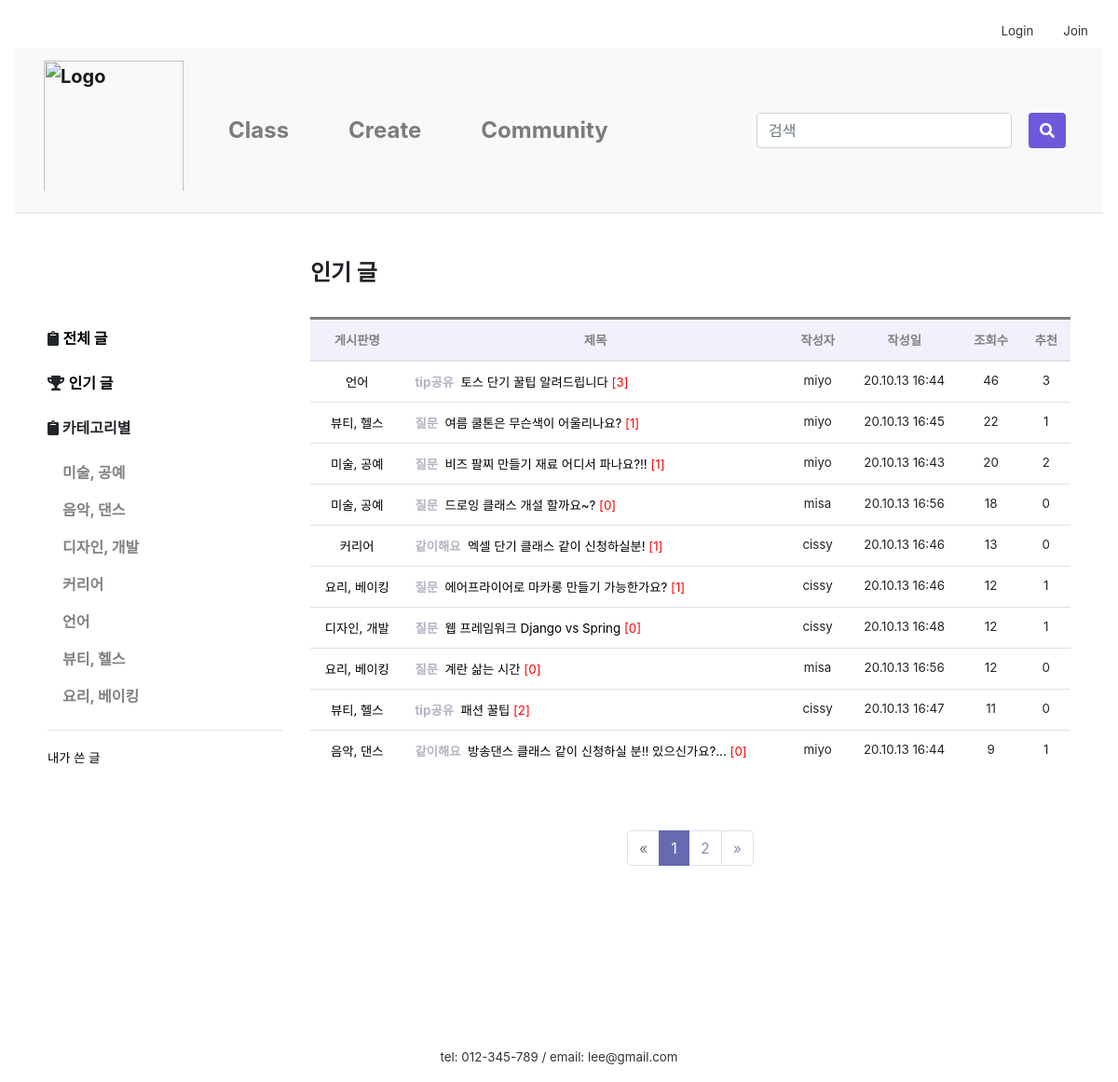
Page /community/best/ on the committed database.
### firstApp/models.py (models this page shows, shortened)
class Category(models.Model):
    name = models.CharField(max_length=20)
    def __str__(self):
        return self.name

class Post(models.Model):
    author = models.ForeignKey(settings.AUTH_USER_MODEL, on_delete=models.CASCADE, default=1)
    category = models.ForeignKey('firstApp.Category', on_delete=models.CASCADE, default=2)
    bullet = models.ForeignKey('firstApp.Bullet', on_delete=models.CASCADE, default=1)
    title = models.CharField(max_length=60)
    text = RichTextUploadingField()
    created_date = models.DateTimeField(default=timezone.now)
    published_date = models.DateTimeField(
            blank=True, null=True)
    views = models.PositiveIntegerField(default=0)
    recommendations = models.PositiveIntegerField(default=0)
    recommend_user = models.ManyToManyField(settings.AUTH_USER_MODEL, related_name='recommend_post')
    no_recommendations = models.PositiveIntegerField(default=0)
    no_recommend_user = models.ManyToManyField(settings.AUTH_USER_MODEL, related_name='no_recommend_post')
    class Meta:
        ordering = ['-id']

class Bullet(models.Model):
    name = models.CharField(max_length=20)
    def __str__(self):
        return self.name

### firstApp/views.py (the view)
# urls.py: path('community/best/', views.bestPost, name='bestPost'),
def bestPost(request):
    cate_list = Category.objects.all()
    post_list = Post.objects.order_by('-views', '-recommendations')
    page = request.GET.get('page', 1)
    paginator = Paginator(post_list, 10)
    try:
        posts = paginator.page(page)
    except PageNotAnInteger:
        posts = paginator.page(1)
    except EmptyPage:
        posts = paginator.page(paginator.num_pages)
    return render(request, 'firstApp/community.html', {
       'posts': posts, 'cate_list': cate_list, 'cateName': "인기 글", 'cateId': "0", 'page': page})

### firstApp/templates/firstApp/community.html (shortened to what this page needs)
{% extends 'firstApp/base.html'%}
{% load static %}
{% block content %}
<link href="{% static 'css/paginate.css' %}" rel="stylesheet">
<link href="{% static 'css/community.css' %}" rel="stylesheet">
<div id="main">
    <div class="container">
        <div class="row">
            <div class="col-sm-3">
                <br><br><br>
                <div class="web_sidebar">
                    <ul>
                        <li><i class="fas fa-clipboard"></i>
                            <a class="a_underline font-weight-bolder" href="{% url 'community' %}">전체 글</a>
                        </li>
                        <br>
                        <li><i class="fas fa-trophy"></i>
                            <a class="a_underline font-weight-bolder" href="{% url 'bestPost' %}">인기 글</a>
                        </li>
                        <br>
                        <p class="font-weight-bolder"><i class="fas fa-clipboard"></i> 카테고리별</p>
                        <ul class="nav flex-column">
                            {% for category in cate_list %}
                            <li>
                                <a class="nav-link community-nav-link font-weight-bold"
                                   href="/community/?cateId={{category.pk}}">
                                    {{category.name}}
                                </a>
                            </li>
                            {% endfor %}
                        </ul>
                        <hr>
                        <li><a class="a_underline lighter" href="{% url 'myPost' %}">내가 쓴 글</a></li>
                    </ul>
                </div>
            </div>
            <div class="col-sm-9 post_list" style="margin:0;">
                <h4 style="font-weight:bold;">{{cateName}}</h4>
                <br>
                <div class="blog-post-area">
                    <table class="table" style="border-top-style:solid;">
                        <thead>
                        <tr class="lighter text-center">
                            <th class="col1">게시판명</th>
                            <th class="col2">제목</th>
                            <th class="col3">작성자</th>
                            <th class="col4">작성일</th>
                            <th class="col5">조회수</th>
                            <th class="col6">추천</th>
                        </tr>
                        </thead>
                        {% for post in posts %}
                        <tr>
                            <td class="lighter text-center col1">
                                <a class="a_underline"
                                   href="{% url 'community'%}?cateId={{post.category.pk}}">
                                    {{ post.category }}
                                </a>
                            </td>
                            <td class="lighter col2">
                                <span style="color:#B3B2C3; font-weight:bold;">{{ post.bullet }}</span>&nbsp;
                                <a class="a_underline"
                                   href="{% url 'post_detail' post.pk %}?cateId={{cateId}}&page={{page}}">
                                    {{ post.title|truncatechars:30}}
                                </a>
                                <span class="lighter" style="color:red;">[{{ post.comments.count }}]</span>
                            </td>
                            <td class="lighter text-center col3">{{post.author}}</td>
                            <td class="lighter text-center col4">{{post.created_date|date:'y.m.d H:i'}}</td>
                            <td class="lighter text-center col5">{{post.views}}</td>
                            <td class="lighter text-center col6">{{post.recommendations}}</td>
                        </tr>
                        {% empty %}
                        <tr>
                            <td colspan="6"><p class="text-center" style="padding:20%">해당 게시물은 존재하지
                                않습니다.</p>
                            </td>
                        </tr>
                        {% endfor %}
                    </table>
                </div>
                {% if cateId != "0"%}
                <div class="community_search_bar">
                    <form action=""
                          class="form-inline d-flex justify-content-center md-form form-sm active-cyan-2 mt-2"
                          method="get">
                        <input name="cateId" type="hidden" value="{{cateId}}">
                        <div class="search_criteria text-center">
                            <select class="form-control form-control-sm mr-3 w-15 select_b" name="b">
                                <option value="">전체</option>
                                {% for bullet in bullets %}
                                <option value="{{bullet.pk}}">{{ bullet.name }}</option>
                                {% endfor %}
                            </select>
                            <select class="form-control form-control-sm mr-3 w-15 select_c" name="c">
                                <option value="1">제목+내용</option>
                                <option value="2">작성자</option>
                            </select>
                        </div>
                        <input aria-label="Search" class="form-control form-control-sm mr-3 w-50 search_k"
                               name="k"
                               placeholder="검색어를 입력해주세요." type="text" value="{{ k }}">
                        <span class="community_search_icon">
							<input type="submit" value="검색">
						</span>
                    </form>
                </div>
                {% else %}
                <br><br>
                {% endif %}
                {% if posts.has_other_pages %}
                <nav aria-label="Page navigation example">
                    <ul class="pagination justify-content-center">
                        {% if posts.has_previous %}
                        <li class="page-item">
                            <a aria-label="Previous"
                               class="page-link"
                               href="?cateId={{cateId}}&c={{c}}&k={{k}}&page={{ posts.previous_page_number }}">
                                <span aria-hidden="true">&laquo;</span>
                                <span class="sr-only">Previous</span>
                            </a>
                        </li>
                        {% else %}
                        <li class="page-item disabled"><a class="page-link">
                            <span>&laquo;</span></a></li>
                        {% endif %}
                        {% for i in posts.paginator.page_range %}
                        {% if posts.number == i %}
                        <li class="page-item active">
                            <a class="page-link" href="#">{{ i }}</a>
                        </li>
                        {% else %}
                        <li class="page-item"><a class="page-link"
                                                 href="?cateId={{cateId}}&c={{c}}&k={{k}}&page={{ i }}">{{ i }}</a></li>
                        {% endif %}
                        {% endfor %}
                        {% if posts.has_next %}
                        <li class="page-item">
                            <a aria-label="Next"
                               class="page-link"
                               href="?cateId={{cateId}}&c={{c}}&k={{k}}&page={{ posts.next_page_number }}">
                                <span aria-hidden="true">&raquo;</span>
                            </a>
                        </li>
                        {% else %}
                        <li class="page-item disabled">
                            <a class="page-link">
                                <span>&raquo;</span>
                            </a>
                        </li>
                        {% endif %}
                    </ul>
                </nav>
                {% endif %}
            </div>
        </div>
    </div>
</div>
{% endblock content %}

### firstApp/static/css/base.css (style rules this page uses)
.a_underline { color:black; }

### firstApp/static/css/navbar_custom.css (style rules this page uses)
a { color:#333; }

### firstApp/static/css/paginate.css (style rules this page uses)
.pagination > .active > a { color: white; background-color: #676AB1 !important; border: solid 1px #676AB1 !important }

### firstApp/static/css/community.css (style rules this page uses)
ul { list-style:none; padding-left:0 }
th { color:gray; background-color:#f0f1fc; }
.lighter { font-size:10pt; }
.community-nav-link,.community_nav-link:visited { color:gray !important; }
#main { transition: margin-left .5s; padding: 20px; }

### rows in the picture
Category: name "미술, 공예"
Category: name "음악, 댄스"
Category: name "디자인, 개발"
Category: name "커리어"
Category: name "언어"
Category: name "뷰티, 헬스"
Category: name "요리, 베이킹"
Post: category "언어", bullet "tip공유", title "토스 단기 꿀팁 알려드립니다", comments.count "3", author "miyo", created_date "20.10.13 16:44", views "46", recommendations "3"
Post: category "뷰티, 헬스", bullet "질문", title "여름 쿨톤은 무슨색이 어울리나요?", comments.count "1", author "miyo", created_date "20.10.13 16:45", views "22", recommendations "1"
Post: category "미술, 공예", bullet "질문", title "비즈 팔찌 만들기 재료 어디서 파나요?!!", comments.count "1", author "miyo", created_date "20.10.13 16:43", views "20", recommendations "2"
Post: category "미술, 공예", bullet "질문", title "드로잉 클래스 개설 할까요~?", comments.count "0", author "misa", created_date "20.10.13 16:56", views "18", recommendations "0"
Post: category "커리어", bullet "같이해요", title "엑셀 단기 클래스 같이 신청하실분!", comments.count "1", author "cissy", created_date "20.10.13 16:46", views "13", recommendations "0"
Post: category "요리, 베이킹", bullet "질문", title "에어프라이어로 마카롱 만들기 가능한가요?", comments.count "1", author "cissy", created_date "20.10.13 16:46", views "12", recommendations "1"
Post: category "디자인, 개발", bullet "질문", title "웹 프레임워크 Django vs Spring", comments.count "0", author "cissy", created_date "20.10.13 16:48", views "12", recommendations "1"
Post: category "요리, 베이킹", bullet "질문", title "계란 삶는 시간", comments.count "0", author "misa", created_date "20.10.13 16:56", views "12", recommendations "0"
Post: category "뷰티, 헬스", bullet "tip공유", title "패션 꿀팁", comments.count "2", author "cissy", created_date "20.10.13 16:47", views "11", recommendations "0"
Post: category "음악, 댄스", bullet "같이해요", title "방송댄스 클래스 같이 신청하실 분!! 있으신가요?...", comments.count "0", author "miyo", created_date "20.10.13 16:44", views "9", recommendations "1"

### other values in the picture
{{ cateName }} "인기 글"
{{ i }} "1"
{{ i }} "2"
